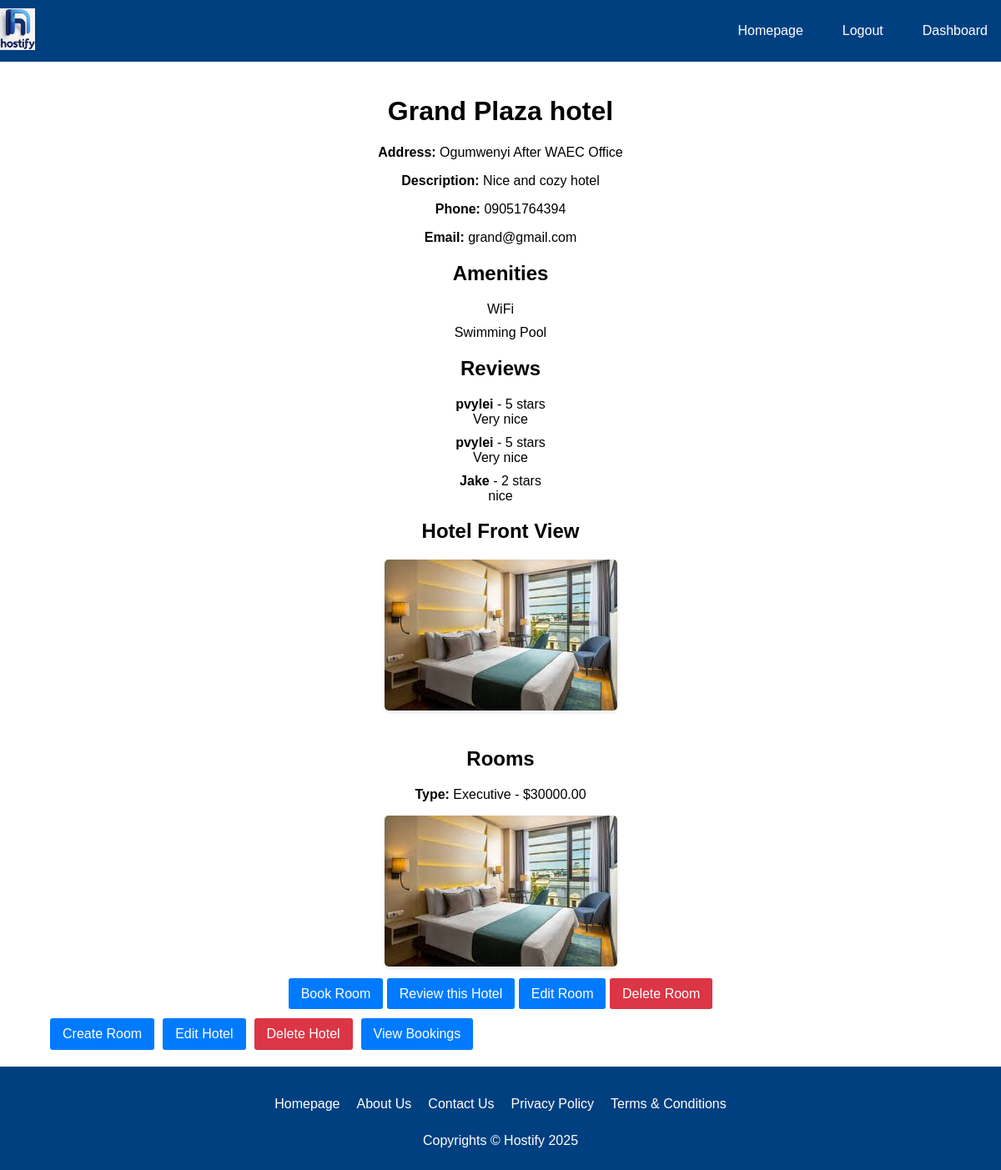
Screenshot of /hotels/1/ (signed in) with the database file from the repository.
### core/models.py (models this page shows, shortened)
class Hotel(models.Model):
    name = models.CharField(
        max_length=255,
        help_text="Enter the name of the hotel (e.g., Grand Plaza Hotel).")
    address = models.CharField(
        max_length=255,
        help_text="Hotel Address.")
    description = models.TextField(
        help_text="Enter hotel description")
    owner = models.ForeignKey(User, on_delete=models.CASCADE, related_name='owned_hotels')
    photo = models.ImageField(upload_to='hotel_photos/', blank=True, help_text="Upload a photo of your hotel")
    amenities = models.ManyToManyField(Amenity)
    rating = models.DecimalField(max_digits=2, decimal_places=1, null=True, blank=True)
    phone_number = models.CharField(max_length=20, unique=True)
    email = models.EmailField(unique=True)

class Amenity(models.Model):
    name = models.CharField(max_length=100)

class Review(models.Model):
    user = models.ForeignKey(User, on_delete=models.CASCADE)
    hotel = models.ForeignKey(Hotel, on_delete=models.CASCADE)
    rating = models.IntegerField(choices=[(i, str(i)) for i in range(1, 6)])
    comment = models.TextField(blank=True)

class User(AbstractUser):
    is_hotel_owner = models.BooleanField(default=False)
    username = models.CharField(max_length=255, unique=True)
    first_name = models.CharField(max_length=255)
    last_name = models.CharField(max_length=255)
    phone_number = models.CharField(max_length=20, unique=True)
    email = models.EmailField(unique=True)
    groups = models.ManyToManyField(
        'auth.Group',
        related_name='custom_user_groups',  # Add a related_name here
        blank=True,
        help_text='The groups this user belongs to. A user can belong to multiple groups.'
    )
    user_permissions = models.ManyToManyField(
        'auth.Permission',
        related_name='custom_user_permissions',  # Add a related_name here
        blank=True,
        help_text='Specific permissions for this user.'
    )

class Room(models.Model):
    hotel = models.ForeignKey(Hotel, on_delete=models.CASCADE, related_name='rooms')
    room_type = models.CharField(max_length=50)
    price = models.DecimalField(max_digits=10, decimal_places=2)
    availability = models.BooleanField(default=True)
    description = models.TextField(blank=True)
    images = models.ImageField(upload_to='hotel_photos/', blank=True, help_text="Upload a photo of your hotel")

### core/views.py (the view)
# urls.py: path('hotels/<int:pk>/', views.hotel_detail, name='hotel_detail'),
@login_required
def hotel_detail(request, pk):
    hotel = get_object_or_404(Hotel, pk=pk)
    reviews = hotel.review_set.all()
    return render(request, 'hotels/hotel_detail.html', {'hotel': hotel})

### templates/hotels/hotel_detail.html (shortened to what this page needs)
{% extends 'home.html' %}
{% block content %}
  <h1>{{ hotel.name }}</h1>
  <p><strong>Address:</strong> {{ hotel.address }}</p>
  <p><strong>Description:</strong> {{ hotel.description }}</p>
  <p><strong>Phone:</strong> {{ hotel.phone_number }}</p>
  <p><strong>Email:</strong> {{ hotel.email }}</p>
  <h2>Amenities</h2>
  <ul class="amenities-list">
    {% for amenity in hotel.amenities.all %}
      <li>{{ amenity.name }}</li>
    {% endfor %}
  </ul>
  <h2>Reviews</h2>
  <ul class="reviews-list">
    {% for review in hotel.review_set.all %}
      <li>
        <b>{{ review.user.username }}</b> - {{ review.rating }} stars<br>
        {{ review.comment }}
      </li>
    {% endfor %}
  </ul>
  <h2>Hotel Front View</h2>
  {% if hotel.photo %}
    <img src="{{ hotel.photo.url }}" alt="Hotel Photo" class="hotel-photo">
  {% else %}
    <p>No photo available for this hotel.</p>
  {% endif %}
  <h2>Rooms</h2>
  <ul class="rooms-list">
    {% for room in hotel.rooms.all %}
      <li>
        <p><strong>Type:</strong> {{ room.room_type }} - ${{ room.price }}</p>
        {% if room.images %}
          <img src="{{ room.images.url }}" alt="{{ room.room_type }}" class="room-photo">
        {% else %}
          <p>No image available for this room.</p>
        {% endif %}
        <div class="room-actions">
          <a href="{% url 'book_room' hotel.id room.id %}" class="btn btn-primary">Book Room</a>
          <a href="{% url 'add_review' hotel.id %}" class="btn btn-primary">Review this Hotel</a>
          {% if request.user.is_authenticated and request.user == hotel.owner %}
            <a href="{% url 'edit_room' hotel.id room.id %}" class="btn btn-primary">Edit Room</a>
            <a href="{% url 'delete_room' hotel.id room.id %}" class="btn btn-danger" onclick="return confirm('Are you sure you want to delete this room?');">Delete Room</a>
          {% endif %}
        </div>
      </li>
    {% endfor %}
  </ul>
  <div class="hotel-owner-actions">
    {% if request.user.is_authenticated and request.user == hotel.owner %}
      <a href="{% url 'create_room' hotel.id %}" class="btn btn-primary">Create Room</a>
      <a href="{% url 'owner_hotel_edit' hotel.id %}" class="btn btn-primary">Edit Hotel</a>
      <a href="{% url 'owner_hotel_delete' hotel.id %}" class="btn btn-danger" onclick="return confirm('Are you sure you want to delete this hotel?');">Delete Hotel</a>
      <a href="{% url 'owner_bookings' hotel.id %}" class="btn btn-primary">View Bookings</a>
    {% endif %}
  </div>
{% endblock %}

### templates/home.html (style rules this page uses)
body { font-family: sans-serif; margin: 0; padding: 0; display: flex; flex-direction: column; align-items: center; }

### templates/hotels/hotel_detail.html (style rules this page uses)
.hotel-photo, .room-photo { max-width: 300px; margin-bottom: 20px; border-radius: 5px; box-shadow: 0 2px 5px rgba(0, 0, 0, 0.1); }
.btn { padding: 10px 15px; border: none; border-radius: 3px; text-decoration: none; cursor: pointer; }
.btn-primary { background-color: #007bff; color: #fff; }
.btn-danger { background-color: #dc3545; color: #fff; }
.amenities-list, .reviews-list, .rooms-list { list-style: none; padding: 0; margin: 0; }
.amenities-list li, .reviews-list li { margin-bottom: 10px; }
.hotel-owner-actions { display: flex; justify-content: flex-start; margin-top: 20px; }
.hotel-owner-actions a { margin-right: 10px; }

### rows the page displays
Hotel: name "Grand Plaza hotel", address "Ogumwenyi After WAEC Office", description "Nice and cozy hotel", phone_number "09051764394", email "grand@gmail.com", photo (picture)
Amenity: name "WiFi"
Amenity: name "Swimming Pool"
Review: user.username "pvylei", rating "5", comment "Very nice"
Review: user.username "pvylei", rating "5", comment "Very nice"
Review: user.username "Jake", rating "2", comment "nice"
Room: room_type "Executive", price "30000.00", images (picture)
